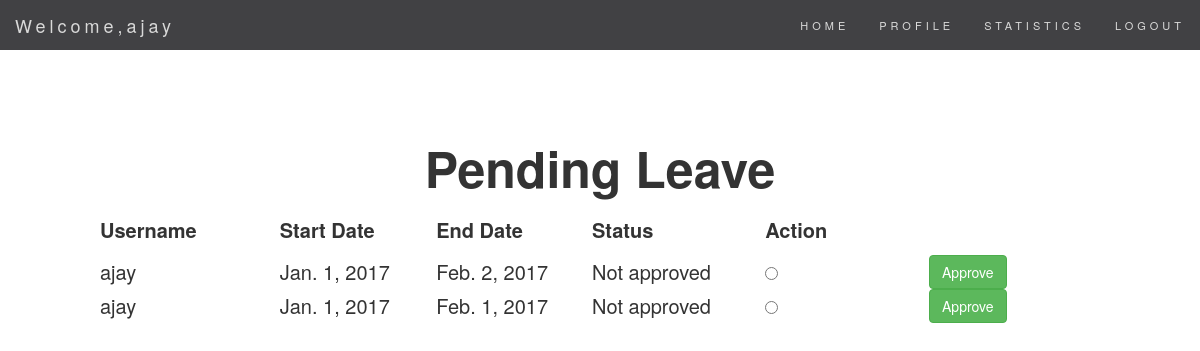
The app's page /user/pending_leave/ (signed in), older data.
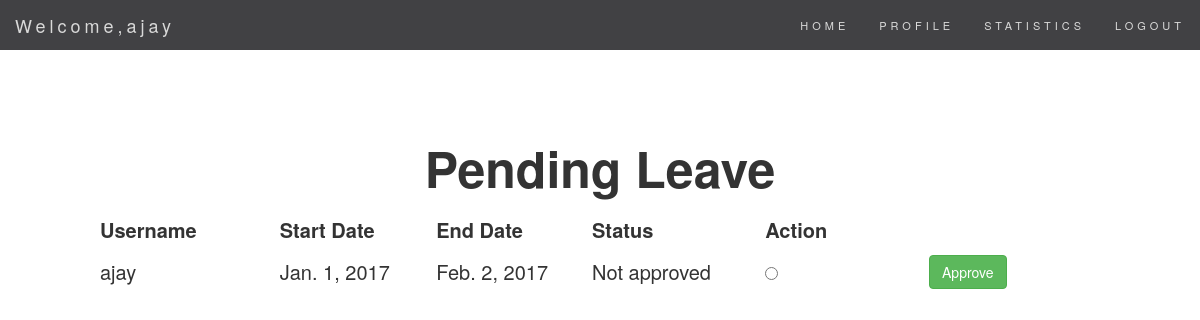
The same page, newer data.
### user_login/models.py (models this page shows, shortened)
class leave_history(models.Model):
    user = models.ForeignKey(User, on_delete=models.CASCADE)
    startdate = models.DateField()
    enddate = models.DateField()
    choices=(
        ('cl','casual leave'),
        ('hp','half paid')
        )
    leavetype = models.CharField(max_length=20,choices=choices)
    status = models.BooleanField(default=False)
    recom = models.BooleanField(default=False)
    des = models.CharField(max_length=300)
    half_day = models.IntegerField()

### user_login/views.py (the view, shortened to what this page needs)
class pendingleave(View):
        def get(self,request):
                approved = False
                msg=""
                template = 'user_login/pending_leave.html'
                profile = Employee.objects.get(user=request.user)
                history = leave_history.objects.filter(status=False)
                return render(request, template, {'profile': profile,'history':history,'approved':approved,'msg':msg})

### templates/user_login/pending_leave.html (shortened to what this page needs)
{% extends 'base_profile.html' %}
{% block body %}
{% if approved == False %}
<div class="wrapper1">
<h1><b><center>Pending Leave</center></b></h1>
<center>
    <form id="user_form" method="post" action="/user/pending_leave/"
                enctype="multipart/form-data">
        <table>
      <tr>
        <th>Username</th>
        <th>Start Date</th>
        <th>End Date</th>
        <th>Status</th>
        <th>Action</th>
        <th></th>
      </tr>
      {% for p in history %}
      <tr>
        <td>{{p.user.username}}</td>
        <td>{{p.startdate}}</td>
        <td>{{p.enddate}}</td>
        <td>{% if p.status == False %}Not approved
            {% endif %}</td>
        <td><input type="radio" name="approve" required="false">
          <td><input type="submit" class='btn btn-success' value="Approve" /></td>
        </tr>
{% endfor %}
</table>
</form>
{% endif %}
<div style="color:green">
   <h4>
    </h4>
</div>
{% endblock %}

Row changes from the older to the newer data that the page shows:
no longer on this page (row edited): leave_history: user.username "ajay", startdate "Jan. 1, 2017", enddate "Feb. 1, 2017", status "Not approved"
